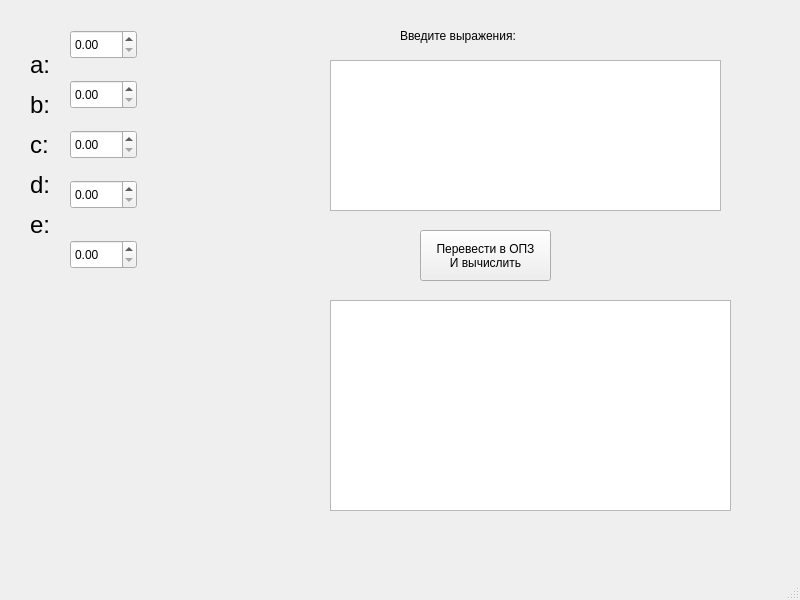
<?xml version="1.0" encoding="UTF-8"?>
<ui version="4.0">
 <class>MainWindow</class>
 <widget class="QMainWindow" name="MainWindow">
  <property name="geometry">
   <rect>
    <x>0</x>
    <y>0</y>
    <width>800</width>
    <height>600</height>
   </rect>
  </property>
  <property name="windowTitle">
   <string>MainWindow</string>
  </property>
  <widget class="QWidget" name="centralwidget">
   <widget class="QTextEdit" name="textEdit">
    <property name="geometry">
     <rect>
      <x>330</x>
      <y>60</y>
      <width>391</width>
      <height>151</height>
     </rect>
    </property>
   </widget>
   <widget class="QLabel" name="label">
    <property name="geometry">
     <rect>
      <x>400</x>
      <y>20</y>
      <width>171</width>
      <height>31</height>
     </rect>
    </property>
    <property name="text">
     <string>Введите выражения:</string>
    </property>
   </widget>
   <widget class="QLabel" name="label_2">
    <property name="geometry">
     <rect>
      <x>30</x>
      <y>20</y>
      <width>91</width>
      <height>251</height>
     </rect>
    </property>
    <property name="text">
     <string>&lt;html&gt;&lt;head/&gt;&lt;body&gt;&lt;p&gt;&lt;span style=&quot; font-size:18pt;&quot;&gt;a:&lt;/span&gt;&lt;/p&gt;&lt;p&gt;&lt;span style=&quot; font-size:18pt;&quot;&gt;b:&lt;/span&gt;&lt;/p&gt;&lt;p&gt;&lt;span style=&quot; font-size:18pt;&quot;&gt;c:&lt;/span&gt;&lt;/p&gt;&lt;p&gt;&lt;span style=&quot; font-size:18pt;&quot;&gt;d:&lt;/span&gt;&lt;/p&gt;&lt;p&gt;&lt;span style=&quot; font-size:18pt;&quot;&gt;e:&lt;/span&gt;&lt;/p&gt;&lt;/body&gt;&lt;/html&gt;</string>
    </property>
   </widget>
   <widget class="QDoubleSpinBox" name="doubleSpinBox">
    <property name="geometry">
     <rect>
      <x>70</x>
      <y>30</y>
      <width>67</width>
      <height>29</height>
     </rect>
    </property>
   </widget>
   <widget class="QDoubleSpinBox" name="doubleSpinBox_2">
    <property name="geometry">
     <rect>
      <x>70</x>
      <y>80</y>
      <width>67</width>
      <height>29</height>
     </rect>
    </property>
   </widget>
   <widget class="QDoubleSpinBox" name="doubleSpinBox_3">
    <property name="geometry">
     <rect>
      <x>70</x>
      <y>130</y>
      <width>67</width>
      <height>29</height>
     </rect>
    </property>
   </widget>
   <widget class="QDoubleSpinBox" name="doubleSpinBox_4">
    <property name="geometry">
     <rect>
      <x>70</x>
      <y>180</y>
      <width>67</width>
      <height>29</height>
     </rect>
    </property>
   </widget>
   <widget class="QDoubleSpinBox" name="doubleSpinBox_5">
    <property name="geometry">
     <rect>
      <x>70</x>
      <y>240</y>
      <width>67</width>
      <height>29</height>
     </rect>
    </property>
   </widget>
   <widget class="QPushButton" name="pushButton">
    <property name="geometry">
     <rect>
      <x>420</x>
      <y>230</y>
      <width>131</width>
      <height>51</height>
     </rect>
    </property>
    <property name="text">
     <string>Перевести в ОПЗ
И вычислить</string>
    </property>
   </widget>
   <widget class="QTextEdit" name="textEdit_2">
    <property name="geometry">
     <rect>
      <x>330</x>
      <y>300</y>
      <width>401</width>
      <height>211</height>
     </rect>
    </property>
    <property name="readOnly">
     <bool>true</bool>
    </property>
   </widget>
  </widget>
  <widget class="QMenuBar" name="menubar">
   <property name="geometry">
    <rect>
     <x>0</x>
     <y>0</y>
     <width>800</width>
     <height>25</height>
    </rect>
   </property>
  </widget>
  <widget class="QStatusBar" name="statusbar"/>
 </widget>
 <resources/>
 <connections/>
</ui>
